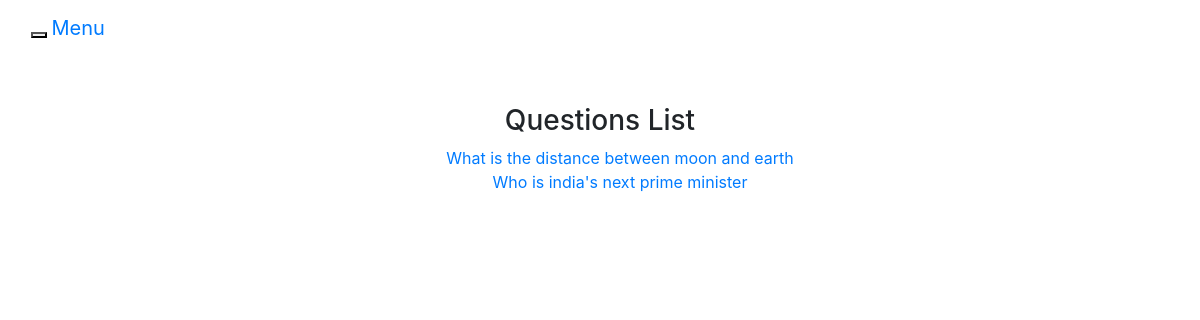
Before: / with the older database file.
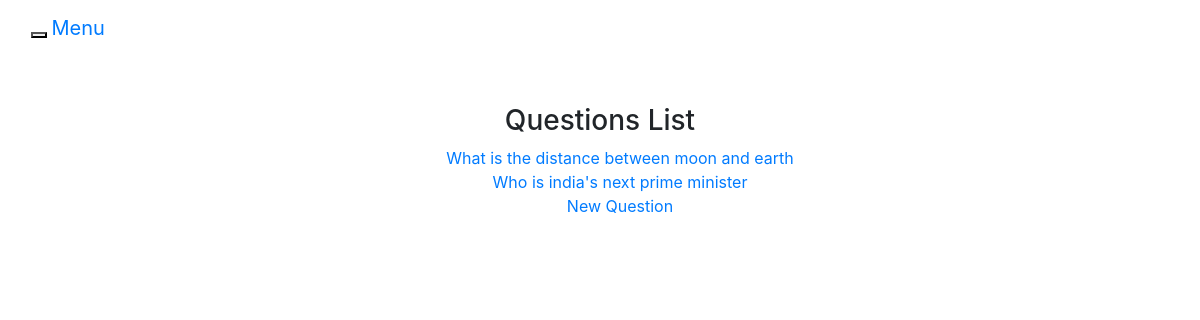
After: the same page with the newer database file.
### users/models.py (models this page shows)
class Question(models.Model):
    question_text=models.CharField(max_length=500)
    user = models.ForeignKey(CustomUser,on_delete=models.CASCADE)
    date = models.DateField(blank= True, default = datetime.now)

### users/views.py (the view)
# urls.py: path('',views.view_all_questions),
def view_all_questions(request):
    questions = Question.objects.all()
    template = 'landing.html'
    context = {
        "questions":questions
    }
    return render(request, template, context)

### templates/landing.html (shortened to what this page needs)
{% extends 'base.html' %}
{% block content %}
<div class="row m-5">
    <div class="col-lg-12 text-center">
        <h3 class="text-center"> Questions List </h3>
        <ul style="list-style: none">
            {% for q in questions%}
            <li><a href="{% url 'view-all-answers' q.id %}">{{q.question_text}}</a></li>
            {% endfor %}
        </ul>
    </div>
</div>
{% endblock %}

Changed rows visible on the page:
added Question: question_text "New Question"
